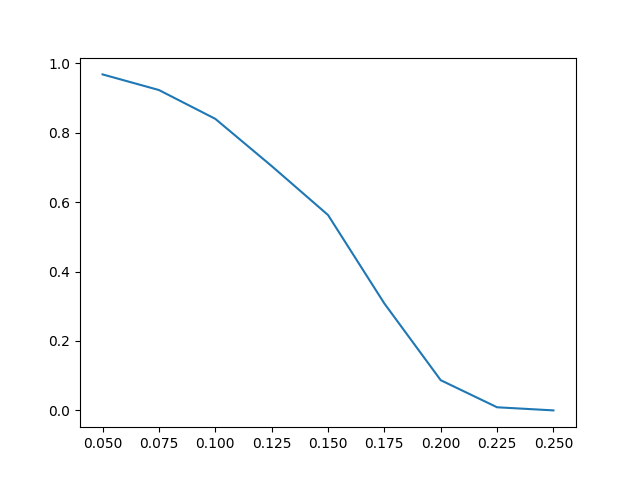

Python code for this plot:
"""
Test codes for auto-playing.
"""
import tqdm
import logging
import matplotlib.pyplot as plt
from game import MineGame, STATUS
from auto import MineBot

BOT = MineBot()
GAME = MineGame()
logging.basicConfig(level=logging.INFO)


def test(shape: tuple, mines: int, total: int) -> float:
    win = 0
    progress_bar = tqdm.tqdm(total=total)
    for i in range(total):
        GAME.start(*shape, mines)
        while GAME.status == STATUS.RUNNING:
            moves = BOT.analyze(GAME)
            for move in moves:
                GAME.move(*move)
                if GAME.status != STATUS.RUNNING:
                    break
        win += GAME.status == STATUS.WIN
        progress_bar.update(1)
    progress_bar.close()
    return win / total


def main():
    win_rates = []
    shape = (40, 40)
    # Test mine dense from 0.05 to 0.25
    mine_denses = [0.025 * (i + 2) for i in range(9)]
    for dense in mine_denses:
        mines = int(dense * shape[0] * shape[1])
        logging.info('Test mine dense: {:.3f}'.format(dense))
        win_rates.append(test(shape, mines, 1000))
        logging.info(
            'Mine dense: {:.3f}, win rate: {:.3f}'.format(dense,
                                                          win_rates[-1]))
    plt.plot(mine_denses, win_rates)
    plt.savefig('test.png')
    plt.show()
    print('Win rates:', win_rates)


def classic_test():
    names = ['Primary', 'Medium', 'Advanced']
    shapes = [(8, 8), (16, 16), (30, 16)]
    mines = [10, 40, 99]
    win_rates = []
    for i in range(3):
        logging.info('Test {}'.format(names[i]))
        win_rates.append(test(shapes[i], mines[i], 1000))
        logging.info(
            'Mine count: {}, win rate: {}'.format(mines[i], win_rates[-1]))


if __name__ == '__main__':
    main()
    classic_test()
